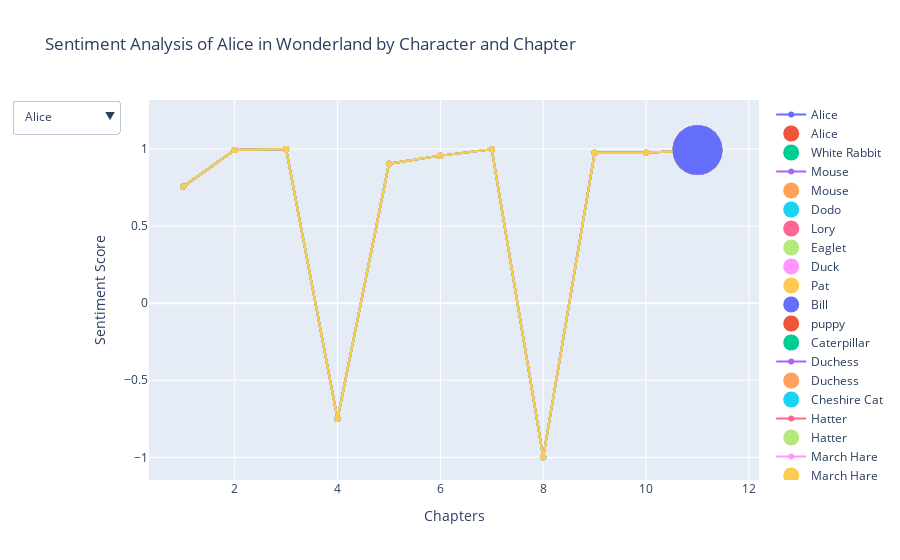

Notebook cell for this chart:
### Code cell
# perform sentiment analysis on each chapter for each character
sia = SentimentIntensityAnalyzer()
results = {}
for character in character_counts:
    results[character] = []
    for i, chapter in enumerate(Chapters):
        sentiment_scores = sia.polarity_scores(chapter)
        results[character].append(sentiment_scores['compound'])

# create the trend and bubble plot
fig = make_subplots(rows=1, cols=1)

for character in character_counts:
    fig.add_trace(
        go.Scatter(
            x=list(range(1, len(Chapters)+1)),
            y=results[character],
            mode='lines+markers',
            name=character,
            visible=character in sorted(character_counts, key=character_counts.get, reverse=True)[:10]
        ),
        row=1,
        col=1
    )

    fig.add_trace(
        go.Scatter(
            x=[len(Chapters)],
            y=[results[character][-1]],
            mode='markers',
            name=character,
            marker=dict(size=abs(results[character][-1]) * 50, sizemode='diameter', sizeref=1)
        ),
        row=1,
        col=1
    )

fig.update_layout(
    title='Sentiment Analysis of Alice in Wonderland by Character and Chapter',
    xaxis_title='Chapters',
    yaxis_title='Sentiment Score'
)

# add the dropdown button
buttons = []
for character in sorted(character_counts, key=character_counts.get, reverse=True)[:10]:
    buttons.append({
        'label': character,
        'method': 'update',
        'args': [{'visible': [c == character for c in fig.data[::2][::-1]]}]
    })

fig.update_layout(
    updatemenus=[{'buttons': buttons, 'direction': 'down', 'showactive': True}]
)

# show the plot
fig.show()

### Figure 1 — Plotly figure (JSON) as saved in the notebook; plotly's stock layout.template omitted (floating-point values rounded to 4 significant figures)
{"data": [{"mode": "lines+markers", "name": "Alice", "type": "scatter", "visible": true, "x": [1, 2, 3, 4, 5, 6, 7, 8, 9, 10, 11], "xaxis": "x", "y": [0.7555, 0.9929, 0.9986, -0.7508, 0.904, 0.9562, 0.997, -0.9989, 0.9748, 0.9749, 0.9926], "yaxis": "y"}, {"marker": {"size": 49.63, "sizemode": "diameter", "sizeref": 1}, "mode": "markers", "name": "Alice", "type": "scatter", "x": [11], "xaxis": "x", "y": [0.9926], "yaxis": "y"}, {"mode": "lines+markers", "name": "White Rabbit", "type": "scatter", "visible": false, "x": [1, 2, 3, 4, 5, 6, 7, 8, 9, 10, 11], "xaxis": "x", "y": [0.7555, 0.9929, 0.9986, -0.7508, 0.904, 0.9562, 0.997, -0.9989, 0.9748, 0.9749, 0.9926], "yaxis": "y"}, {"marker": {"size": 49.63, "sizemode": "diameter", "sizeref": 1}, "mode": "markers", "name": "White Rabbit", "type": "scatter", "x": [11], "xaxis": "x", "y": [0.9926], "yaxis": "y"}, {"mode": "lines+markers", "name": "Mouse", "type": "scatter", "visible": true, "x": [1, 2, 3, 4, 5, 6, 7, 8, 9, 10, 11], "xaxis": "x", "y": [0.7555, 0.9929, 0.9986, -0.7508, 0.904, 0.9562, 0.997, -0.9989, 0.9748, 0.9749, 0.9926], "yaxis": "y"}, {"marker": {"size": 49.63, "sizemode": "diameter", "sizeref": 1}, "mode": "markers", "name": "Mouse", "type": "scatter", "x": [11], "xaxis": "x", "y": [0.9926], "yaxis": "y"}, {"mode": "lines+markers", "name": "Dodo", "type": "scatter", "visible": false, "x": [1, 2, 3, 4, 5, 6, 7, 8, 9, 10, 11], "xaxis": "x", "y": [0.7555, 0.9929, 0.9986, -0.7508, 0.904, 0.9562, 0.997, -0.9989, 0.9748, 0.9749, 0.9926], "yaxis": "y"}, {"marker": {"size": 49.63, "sizemode": "diameter", "sizeref": 1}, "mode": "markers", "name": "Dodo", "type": "scatter", "x": [11], "xaxis": "x", "y": [0.9926], "yaxis": "y"}, {"mode": "lines+markers", "name": "Lory", "type": "scatter", "visible": false, "x": [1, 2, 3, 4, 5, 6, 7, 8, 9, 10, 11], "xaxis": "x", "y": [0.7555, 0.9929, 0.9986, -0.7508, 0.904, 0.9562, 0.997, -0.9989, 0.9748, 0.9749, 0.9926], "yaxis": "y"}, {"marker": {"size": 49.63, "sizemode": "diameter", "sizeref": 1}, "mode": "markers", "name": "Lory", "type": "scatter", "x": [11], "xaxis": "x", "y": [0.9926], "yaxis": "y"}, {"mode": "lines+markers", "name": "Eaglet", "type": "scatter", "visible": false, "x": [1, 2, 3, 4, 5, 6, 7, 8, 9, 10, 11], "xaxis": "x", "y": [0.7555, 0.9929, 0.9986, -0.7508, 0.904, 0.9562, 0.997, -0.9989, 0.9748, 0.9749, 0.9926], "yaxis": "y"}, {"marker": {"size": 49.63, "sizemode": "diameter", "sizeref": 1}, "mode": "markers", "name": "Eaglet", "type": "scatter", "x": [11], "xaxis": "x", "y": [0.9926], "yaxis": "y"}, {"mode": "lines+markers", "name": "Duck", "type": "scatter", "visible": false, "x": [1, 2, 3, 4, 5, 6, 7, 8, 9, 10, 11], "xaxis": "x", "y": [0.7555, 0.9929, 0.9986, -0.7508, 0.904, 0.9562, 0.997, -0.9989, 0.9748, 0.9749, 0.9926], "yaxis": "y"}, {"marker": {"size": 49.63, "sizemode": "diameter", "sizeref": 1}, "mode": "markers", "name": "Duck", "type": "scatter", "x": [11], "xaxis": "x", "y": [0.9926], "yaxis": "y"}, {"mode": "lines+markers", "name": "Pat", "type": "scatter", "visible": false, "x": [1, 2, 3, 4, 5, 6, 7, 8, 9, 10, 11], "xaxis": "x", "y": [0.7555, 0.9929, 0.9986, -0.7508, 0.904, 0.9562, 0.997, -0.9989, 0.9748, 0.9749, 0.9926], "yaxis": "y"}, {"marker": {"size": 49.63, "sizemode": "diameter", "sizeref": 1}, "mode": "markers", "name": "Pat", "type": "scatter", "x": [11], "xaxis": "x", "y": [0.9926], "yaxis": "y"}, {"mode": "lines+markers", "name": "Bill", "type": "scatter", "visible": false, "x": [1, 2, 3, 4, 5, 6, 7, 8, 9, 10, 11], "xaxis": "x", "y": [0.7555, 0.9929, 0.9986, -0.7508, 0.904, 0.9562, 0.997, -0.9989, 0.9748, 0.9749, 0.9926], "yaxis": "y"}, {"marker": {"size": 49.63, "sizemode": "diameter", "sizeref": 1}, "mode": "markers", "name": "Bill", "type": "scatter", "x": [11], "xaxis": "x", "y": [0.9926], "yaxis": "y"}, {"mode": "lines+markers", "name": "puppy", "type": "scatter", "visible": false, "x": [1, 2, 3, 4, 5, 6, 7, 8, 9, 10, 11], "xaxis": "x", "y": [0.7555, 0.9929, 0.9986, -0.7508, 0.904, 0.9562, 0.997, -0.9989, 0.9748, 0.9749, 0.9926], "yaxis": "y"}, {"marker": {"size": 49.63, "sizemode": "diameter", "sizeref": 1}, "mode": "markers", "name": "puppy", "type": "scatter", "x": [11], "xaxis": "x", "y": [0.9926], "yaxis": "y"}, {"mode": "lines+markers", "name": "Caterpillar", "type": "scatter", "visible": false, "x": [1, 2, 3, 4, 5, 6, 7, 8, 9, 10, 11], "xaxis": "x", "y": [0.7555, 0.9929, 0.9986, -0.7508, 0.904, 0.9562, 0.997, -0.9989, 0.9748, 0.9749, 0.9926], "yaxis": "y"}, {"marker": {"size": 49.63, "sizemode": "diameter", "sizeref": 1}, "mode": "markers", "name": "Caterpillar", "type": "scatter", "x": [11], "xaxis": "x", "y": [0.9926], "yaxis": "y"}, {"mode": "lines+markers", "name": "Duchess", "type": "scatter", "visible": true, "x": [1, 2, 3, 4, 5, 6, 7, 8, 9, 10, 11], "xaxis": "x", "y": [0.7555, 0.9929, 0.9986, -0.7508, 0.904, 0.9562, 0.997, -0.9989, 0.9748, 0.9749, 0.9926], "yaxis": "y"}, {"marker": {"size": 49.63, "sizemode": "diameter", "sizeref": 1}, "mode": "markers", "name": "Duchess", "type": "scatter", "x": [11], "xaxis": "x", "y": [0.9926], "yaxis": "y"}, {"mode": "lines+markers", "name": "Cheshire Cat", "type": "scatter", "visible": false, "x": [1, 2, 3, 4, 5, 6, 7, 8, 9, 10, 11], "xaxis": "x", "y": [0.7555, 0.9929, 0.9986, -0.7508, 0.904, 0.9562, 0.997, -0.9989, 0.9748, 0.9749, 0.9926], "yaxis": "y"}, {"marker": {"size": 49.63, "sizemode": "diameter", "sizeref": 1}, "mode": "markers", "name": "Cheshire Cat", "type": "scatter", "x": [11], "xaxis": "x", "y": [0.9926], "yaxis": "y"}, {"mode": "lines+markers", "name": "Hatter", "type": "scatter", "visible": true, "x": [1, 2, 3, 4, 5, 6, 7, 8, 9, 10, 11], "xaxis": "x", "y": [0.7555, 0.9929, 0.9986, -0.7508, 0.904, 0.9562, 0.997, -0.9989, 0.9748, 0.9749, 0.9926], "yaxis": "y"}, {"marker": {"size": 49.63, "sizemode": "diameter", "sizeref": 1}, "mode": "markers", "name": "Hatter", "type": "scatter", "x": [11], "xaxis": "x", "y": [0.9926], "yaxis": "y"}, {"mode": "lines+markers", "name": "March Hare", "type": "scatter", "visible": true, "x": [1, 2, 3, 4, 5, 6, 7, 8, 9, 10, 11], "xaxis": "x", "y": [0.7555, 0.9929, 0.9986, -0.7508, 0.904, 0.9562, 0.997, -0.9989, 0.9748, 0.9749, 0.9926], "yaxis": "y"}, {"marker": {"size": 49.63, "sizemode": "diameter", "sizeref": 1}, "mode": "markers", "name": "March Hare", "type": "scatter", "x": [11], "xaxis": "x", "y": [0.9926], "yaxis": "y"}, {"mode": "lines+markers", "name": "Dormouse", "type": "scatter", "visible": true, "x": [1, 2, 3, 4, 5, 6, 7, 8, 9, 10, 11], "xaxis": "x", "y": [0.7555, 0.9929, 0.9986, -0.7508, 0.904, 0.9562, 0.997, -0.9989, 0.9748, 0.9749, 0.9926], "yaxis": "y"}, {"marker": {"size": 49.63, "sizemode": "diameter", "sizeref": 1}, "mode": "markers", "name": "Dormouse", "type": "scatter", "x": [11], "xaxis": "x", "y": [0.9926], "yaxis": "y"}, {"mode": "lines+markers", "name": "Queen", "type": "scatter", "visible": true, "x": [1, 2, 3, 4, 5, 6, 7, 8, 9, 10, 11], "xaxis": "x", "y": [0.7555, 0.9929, 0.9986, -0.7508, 0.904, 0.9562, 0.997, -0.9989, 0.9748, 0.9749, 0.9926], "yaxis": "y"}, {"marker": {"size": 49.63, "sizemode": "diameter", "sizeref": 1}, "mode": "markers", "name": "Queen", "type": "scatter", "x": [11], "xaxis": "x", "y": [0.9926], "yaxis": "y"}, {"mode": "lines+markers", "name": "King", "type": "scatter", "visible": true, "x": [1, 2, 3, 4, 5, 6, 7, 8, 9, 10, 11], "xaxis": "x", "y": [0.7555, 0.9929, 0.9986, -0.7508, 0.904, 0.9562, 0.997, -0.9989, 0.9748, 0.9749, 0.9926], "yaxis": "y"}, {"marker": {"size": 49.63, "sizemode": "diameter", "sizeref": 1}, "mode": "markers", "name": "King", "type": "scatter", "x": [11], "xaxis": "x", "y": [0.9926], "yaxis": "y"}, {"mode": "lines+markers", "name": "Knave", "type": "scatter", "visible": false, "x": [1, 2, 3, 4, 5, 6, 7, 8, 9, 10, 11], "xaxis": "x", "y": [0.7555, 0.9929, 0.9986, -0.7508, 0.904, 0.9562, 0.997, -0.9989, 0.9748, 0.9749, 0.9926], "yaxis": "y"}, {"marker": {"size": 49.63, "sizemode": "diameter", "sizeref": 1}, "mode": "markers", "name": "Knave", "type": "scatter", "x": [11], "xaxis": "x", "y": [0.9926], "yaxis": "y"}, {"mode": "lines+markers", "name": "Gryphon", "type": "scatter", "visible": true, "x": [1, 2, 3, 4, 5, 6, 7, 8, 9, 10, 11], "xaxis": "x", "y": [0.7555, 0.9929, 0.9986, -0.7508, 0.904, 0.9562, 0.997, -0.9989, 0.9748, 0.9749, 0.9926], "yaxis": "y"}, {"marker": {"size": 49.63, "sizemode": "diameter", "sizeref": 1}, "mode": "markers", "name": "Gryphon", "type": "scatter", "x": [11], "xaxis": "x", "y": [0.9926], "yaxis": "y"}, {"mode": "lines+markers", "name": "Mock Turtle", "type": "scatter", "visible": true, "x": [1, 2, 3, 4, 5, 6, 7, 8, 9, 10, 11], "xaxis": "x", "y": [0.7555, 0.9929, 0.9986, -0.7508, 0.904, 0.9562, 0.997, -0.9989, 0.9748, 0.9749, 0.9926], "yaxis": "y"}, {"marker": {"size": 49.63, "sizemode": "diameter", "sizeref": 1}, "mode": "markers", "name": "Mock Turtle", "type": "scatter", "x": [11], "xaxis": "x", "y": [0.9926], "yaxis": "y"}], "layout": {"title": {"text": "Sentiment Analysis of Alice in Wonderland by Character and Chapter"}, "updatemenus": [{"buttons": [{"args": [{"visible": [false, false, false, false, false, false, false, false, false, false, false, false, false, false, false, false, false, false, false, false, false]}], "label": "Alice", "method": "update"}, {"args": [{"visible": [false, false, false, false, false, false, false, false, false, false, false, false, false, false, false, false, false, false, false, false, false]}], "label": "Queen", "method": "update"}, {"args": [{"visible": [false, false, false, false, false, false, false, false, false, false, false, false, false, false, false, false, false, false, false, false, false]}], "label": "King", "method": "update"}, {"args": [{"visible": [false, false, false, false, false, false, false, false, false, false, false, false, false, false, false, false, false, false, false, false, false]}], "label": "Hatter", "method": "update"}, {"args": [{"visible": [false, false, false, false, false, false, false, false, false, false, false, false, false, false, false, false, false, false, false, false, false]}], "label": "Gryphon", "method": "update"}, {"args": [{"visible": [false, false, false, false, false, false, false, false, false, false, false, false, false, false, false, false, false, false, false, false, false]}], "label": "Mock Turtle", "method": "update"}, {"args": [{"visible": [false, false, false, false, false, false, false, false, false, false, false, false, false, false, false, false, false, false, false, false, false]}], "label": "Duchess", "method": "update"}, {"args": [{"visible": [false, false, false, false, false, false, false, false, false, false, false, false, false, false, false, false, false, false, false, false, false]}], "label": "Dormouse", "method": "update"}, {"args": [{"visible": [false, false, false, false, false, false, false, false, false, false, false, false, false, false, false, false, false, false, false, false, false]}], "label": "March Hare", "method": "update"}, {"args": [{"visible": [false, false, false, false, false, false, false, false, false, false, false, false, false, false, false, false, false, false, false, false, false]}], "label": "Mouse", "method": "update"}], "direction": "down", "showactive": true}], "xaxis": {"anchor": "y", "domain": [0, 1], "title": {"text": "Chapters"}}, "yaxis": {"anchor": "x", "domain": [0, 1], "title": {"text": "Sentiment Score"}}}}
